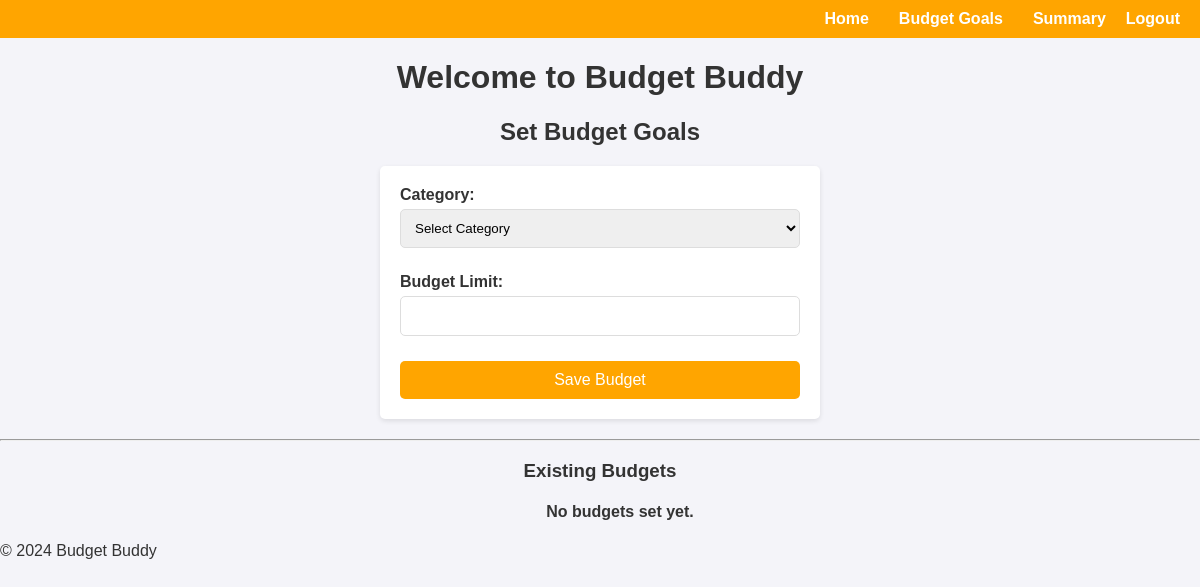
The page /set-budget/ (signed in) on the database as committed earlier.
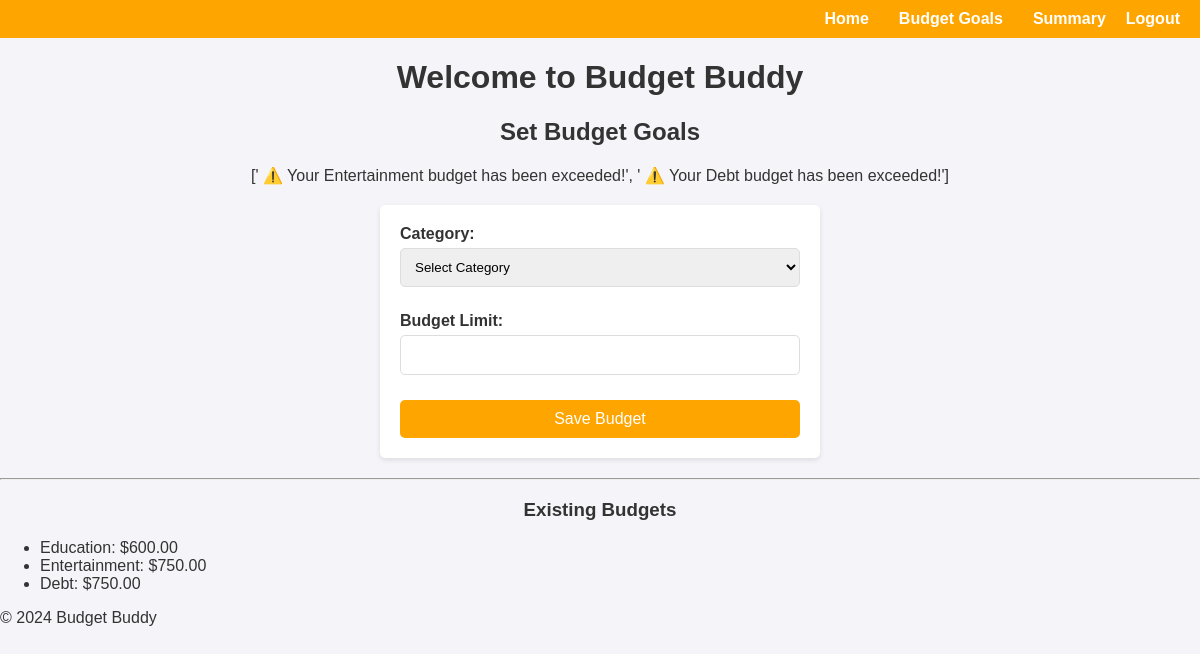
The same page on the database as committed later.
### web_project/models.py (models this page shows, shortened)
class Budget(models.Model):
    user = models.ForeignKey(User, on_delete=models.CASCADE)
    category = models.CharField(max_length=100)
    limit = models.DecimalField(max_digits=10, decimal_places=2)

### web_project/views.py (the view)
# urls.py: path('set-budget/', set_budget, name='set_budget'),
@login_required
def set_budget(request):
    CATEGORY_CHOICES = sorted([
        ('Food', 'Food'),
        ('Transport', 'Transport'),
        ('Entertainment', 'Entertainment'),
        ('Utilities', 'Utilities'),
        ('Others', 'Others'),
        ('Housing', 'Housing'),
        ('Health', 'Health'),
        ('Insurance', 'Insurance'),
        ('Education', 'Education'),
        ('Savings', 'Savings'),
        ('Debt', 'Debt'),
        ('Personal Care', 'Personal Care'),
        ('Gifts', 'Gifts'),
        ('Shopping', 'Shopping'),
        ('Subscriptions', 'Subscriptions'),
        ('Taxes', 'Taxes'),
        ('Business Expenses', 'Business Expenses'),
        ('Travel', 'Travel'),
        ('Home Maintenance', 'Home Maintenance'),
        ('Pets', 'Pets'),
    ], key=lambda x: x[1])  # Sort categories alphabetically by name
    budgets = Budget.objects.filter(user=request.user)
    if request.method == 'POST':
        form = BudgetForm(request.POST)
        if form.is_valid():
            budget = form.save(commit=False)
            budget.user = request.user
            existing = Budget.objects.filter(user=request.user, category=budget.category).first()
            if existing:
                existing.limit = budget.limit
                existing.save()
            else:
                budget.save()
            messages.success(request, f"Budget for {budget.category} set!")
            return redirect('set_budget')
    else:
        form = BudgetForm()
    alert_message = check_budget_alert(request.user)
    return render(request, 'set_budget.html', {
        'form': form,
        'budgets': budgets,
        'category_choices': CATEGORY_CHOICES,
        'alert_message': alert_message,  # Pass alert message to the template
    })

### web_project/forms.py
class BudgetForm(forms.ModelForm):
    class Meta:
        model = Budget
        fields = ['category', 'limit']

### web_project/views.py (called while the page is built)
def check_budget_alert(user):
    budgets = Budget.objects.filter(user=user)
    alert_messages = []  # Initialize an empty list to store alert messages
    for budget in budgets:
        total_expenses = Expense.objects.filter(user=user, category=budget.category).aggregate(Sum('amount'))['amount__sum'] or Decimal('0')
        if total_expenses >= budget.limit:
            alert_messages.append(f" ⚠️ Your {budget.category} budget has been exceeded!")
        elif total_expenses >= budget.limit * Decimal('0.9'):
            alert_messages.append(f" ⚠️ You have used over 90% of your {budget.category} budget!")
    return alert_messages

### web_project/Templates/set_budget.html (shortened to what this page needs)
{% extends "base.html" %}
{% block content %}
<div class="center-wrapper">
    <div class="budget-container">
        <h2 style="text-align: center;">Set Budget Goals</h2>
        {% if alert_message %}
            <div class="alert alert-warning" style="text-align: center; margin-bottom: 20px;">
                {{ alert_message }}
            </div>
        {% endif %}
        <form method="post">
            <div class="form-group">
                <label for="id_category">Category:</label>
                <select name="category" id="id_category">
                    <option value="">Select Category</option>
                </select>
            </div>
            <div class="form-group">
                <label for="id_limit">Budget Limit:</label>
                {{ form.limit }}
            </div>
            <button type="submit" class="button">Save Budget</button>
        </form>
        <hr>
        <h3 style="text-align: center;">Existing Budgets</h3>
        <ul>
            {% for budget in budgets %}
                <li>{{ budget.category }}: ${{ budget.limit }}</li>
            {% empty %}
                <h4 style="text-align: center;">No budgets set yet.</h4>
            {% endfor %}
        </ul>
    </div>
</div>
{% endblock %}

Rows that differ between the two databases and show on the page:
added Budget: category "Education", limit "600.00"
added Budget: category "Entertainment", limit "750.00"
added Budget: category "Debt", limit "750.00"
Other text that changed with them:
{{ alert_message }}: (not shown) → "[' ⚠️ Your Entertainment budget has been exceeded!', ' ⚠️ Your Debt budget has been exceeded!']"
text no longer shown: "No budgets set yet."
